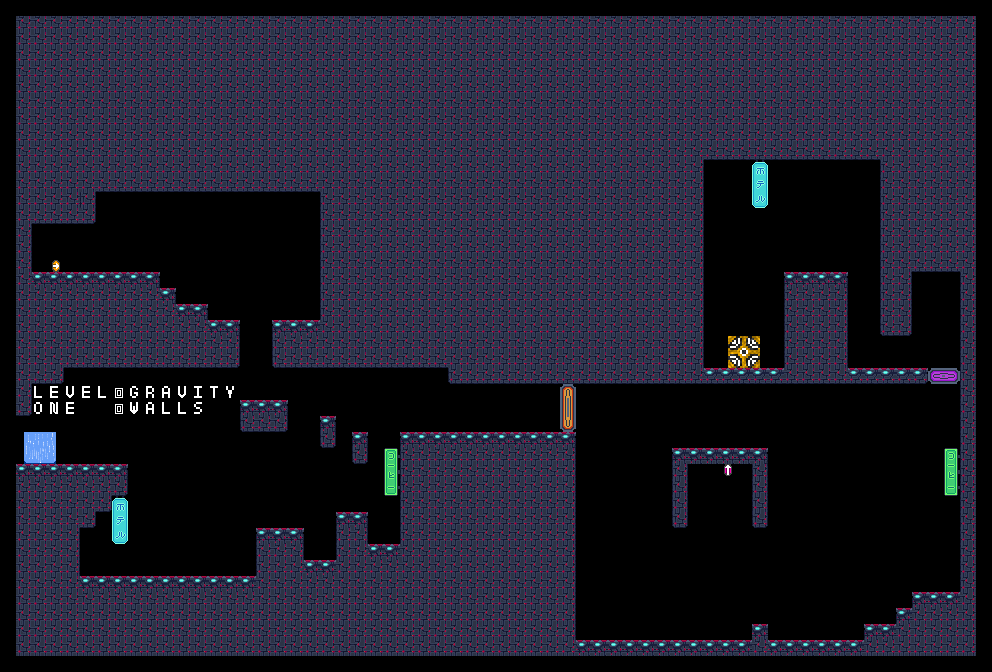

This game map was drawn from its Tiled (.tmx) file and the tilesets committed beside it. A one-line description and the trimmed map source follow:
An orthogonal 62x42 tile map with 16x16 px tiles, 10 tile layers (Gw_orange_open, Gw_rose_open, Gw_orange, Gw_rose, ...), 8 hidden layers not drawn, 11 tilesets and 4 objects (2x right, 2x up).

<map version="1.10" tiledversion="1.10.2" orientation="orthogonal" renderorder="right-down" width="62" height="42" tilewidth="16" tileheight="16" infinite="0" nextlayerid="23" nextobjectid="5">
 <properties>
  <property name="Name" value="Gravity Walls" />
 </properties>
 <tileset firstgid="1" source="../Tilesets/01_utilities.tsx" />
 <tileset firstgid="3" source="../Tilesets/02_portal.tsx" />
 <tileset firstgid="27" source="../Tilesets/03_futuristic_city.tsx" />
 <tileset firstgid="51" source="../Tilesets/04_gravity_switch.tsx" />
 <tileset firstgid="67" source="../Tilesets/05_gravity_flow.tsx" />
 <tileset firstgid="79" source="../Tilesets/06_wall_of_death.tsx" />
 <tileset firstgid="95" source="../Tilesets/07_gravity_walls.tsx" />
 <tileset firstgid="143" source="../Tilesets/08_gravity_walls_open.tsx" />
 <tileset firstgid="191" source="../Tilesets/09_arrow.tsx" />
 <tileset firstgid="195" source="../Tilesets/10_alpha.tsx" />
 <tileset firstgid="225" source="../Tilesets/11_alpha_key.tsx" />
 <layer id="22" name="Gw_orange_open" width="62" height="42" locked="1">
  <data>[2604 cells, 3 non-empty, 3 distinct tile ids]</data>
 </layer>
 <layer id="21" name="Gw_green_open" width="62" height="42" visible="0" locked="1">
  <data>[2604 cells, 0 non-empty, 0 distinct tile ids]</data>
 </layer>
 <layer id="20" name="Gw_rose_open" width="62" height="42" locked="1">
  <data>[2604 cells, 2 non-empty, 2 distinct tile ids]</data>
 </layer>
 <layer id="19" name="Gw_blue_open" width="62" height="42" visible="0" locked="1">
  <data>[2604 cells, 0 non-empty, 0 distinct tile ids]</data>
 </layer>
 <layer id="16" name="Gw_orange" width="62" height="42" locked="1">
  <data>[2604 cells, 3 non-empty, 3 distinct tile ids]</data>
 </layer>
 <layer id="15" name="Gw_green" width="62" height="42" visible="0" locked="1">
  <data>[2604 cells, 0 non-empty, 0 distinct tile ids]</data>
 </layer>
 <layer id="14" name="Gw_rose" width="62" height="42" locked="1">
  <data>[2604 cells, 2 non-empty, 2 distinct tile ids]</data>
 </layer>
 <layer id="13" name="Gw_blue" width="62" height="42" visible="0" locked="1">
  <data>[2604 cells, 0 non-empty, 0 distinct tile ids]</data>
 </layer>
 <objectgroup id="12" name="gravity_walls" locked="1">
  <object id="1" type="right" x="560" y="384" width="16" height="48" />
  <object id="2" type="up" x="928" y="368" width="32" height="16" />
 </objectgroup>
 <layer id="11" name="Decoration" class="visible" width="62" height="42" locked="1">
  <data>[2604 cells, 12 non-empty, 6 distinct tile ids]</data>
 </layer>
 <layer id="10" name="Filling" class="visible" width="62" height="42" locked="1">
  <data>[2604 cells, 1242 non-empty, 17 distinct tile ids]</data>
 </layer>
 <objectgroup id="9" name="gravity_switch" visible="0" locked="1">
  <object id="3" type="up" x="724" y="464" width="8" height="12" />
  <object id="4" type="right" x="52" y="260" width="8" height="12" />
 </objectgroup>
 <layer id="8" name="Collision_bloc" width="62" height="42" locked="1">
  <data>[2604 cells, 23 non-empty, 10 distinct tile ids]</data>
 </layer>
 <layer id="7" name="Collision_h" class="collision" width="62" height="42" locked="1">
  <data>[2604 cells, 157 non-empty, 8 distinct tile ids]</data>
 </layer>
 <layer id="6" name="Collision_v" class="collision" width="62" height="42" locked="1">
  <data>[2604 cells, 116 non-empty, 8 distinct tile ids]</data>
 </layer>
 <layer id="5" name="Wall_of_death_bloc" width="62" height="42" visible="0" locked="1">
  <data>[2604 cells, 0 non-empty, 0 distinct tile ids]</data>
 </layer>
 <layer id="4" name="Wall_of_death_h" width="62" height="42" visible="0" locked="1">
  <data>[2604 cells, 0 non-empty, 0 distinct tile ids]</data>
 </layer>
 <layer id="3" name="Wall_of_death_v" width="62" height="42" visible="0" locked="1">
  <data>[2604 cells, 0 non-empty, 0 distinct tile ids]</data>
 </layer>
 <layer id="2" name="Border" width="62" height="42" visible="0" locked="1">
  <data>[2604 cells, 200 non-empty, 1 distinct tile ids]</data>
 </layer>
 <layer id="1" name="IO" width="62" height="42" locked="1">
  <data>[2604 cells, 12 non-empty, 12 distinct tile ids]</data>
 </layer>
</map>
